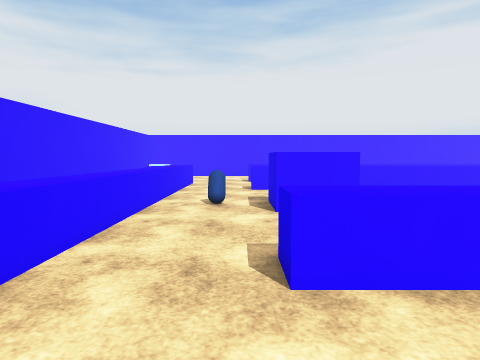
[1] (above)

14 first-person views from a walk through a Unity game level. The camera is 1.3 m above the floor, tilts 4° down and sees 75° across. The floor is counted in squares, 1 m on a side. Each view is taken from the middle of a square. On the plan, view 1 faces up. The plan holds only what a view shows up to about 14 squares ahead; the rest is blank. The player is left out. Surface patterns are stand-ins for the level's own textures.

[2]
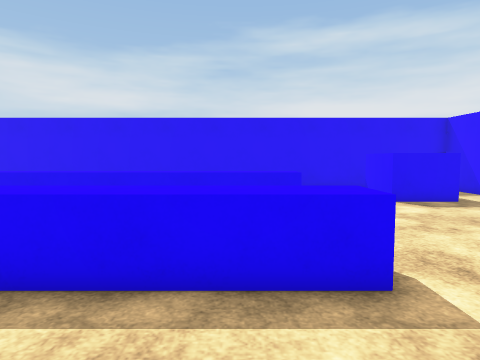

[3]
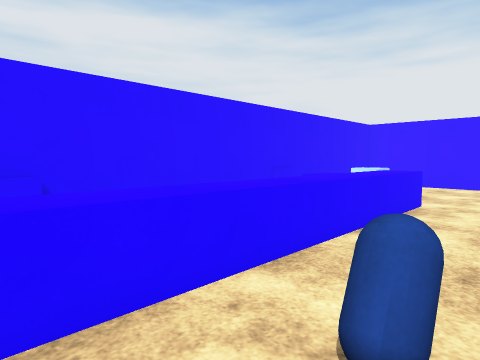

[4]
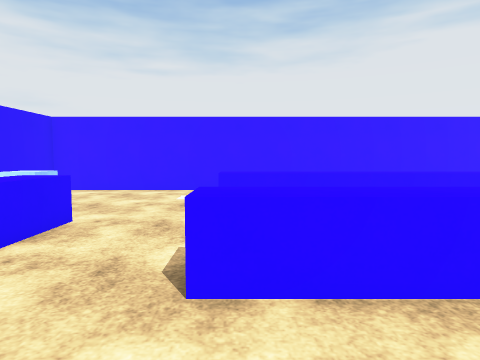

[5]
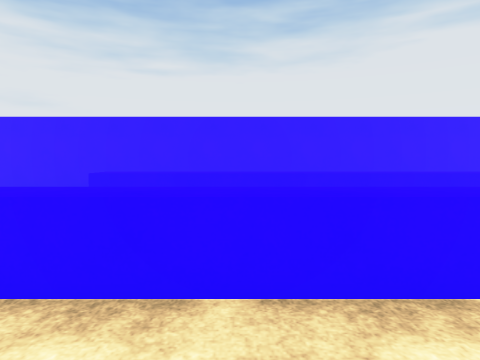

[6]
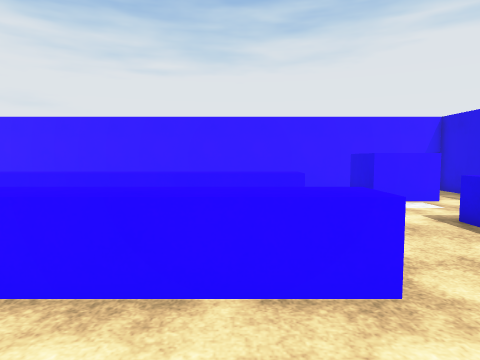

[7]
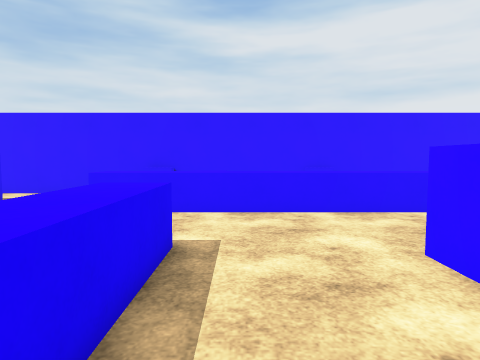

[8]
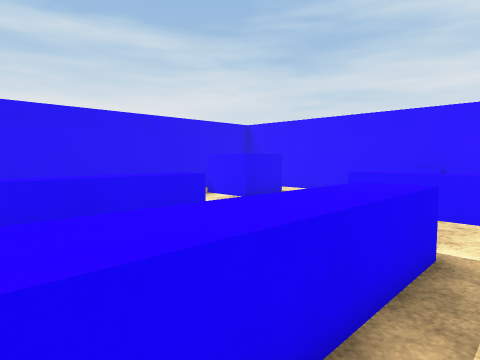

[9]
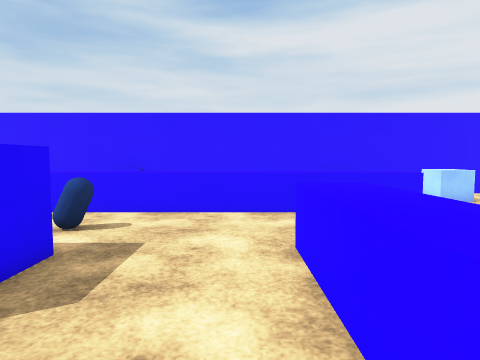

[10]
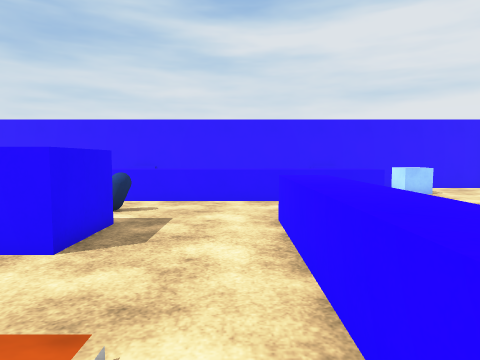

[11]
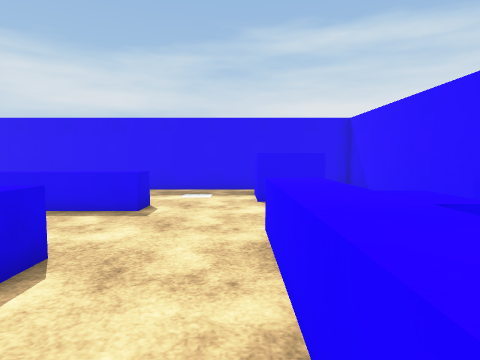

[12]
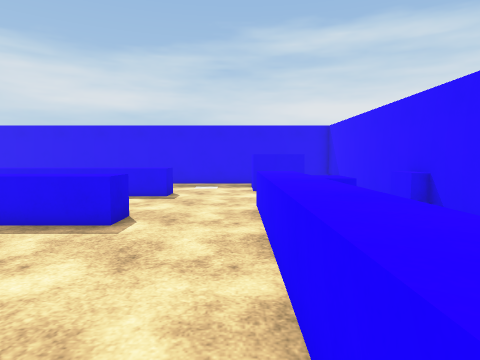

[13]
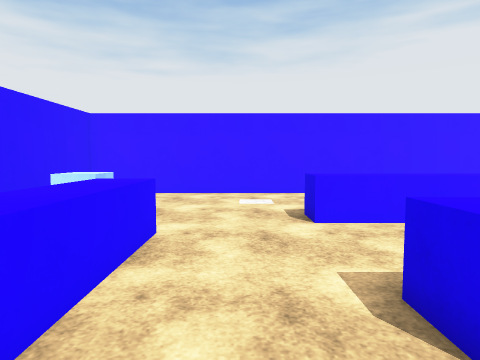

[14]
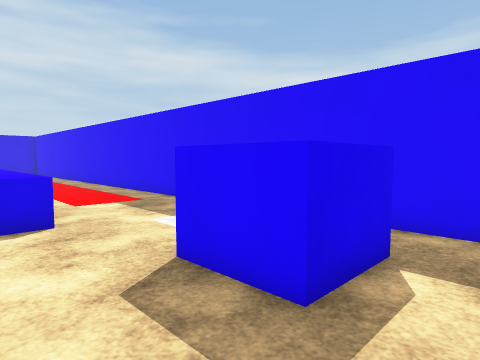

### Floor plan
Key: @ floor where view 1 was taken; # wall or solid block; . floor; ≈ lava the walk keeps out of; ^ raised ledge; C capsule; B blue cube; O other object.
Columns run from 7 left of view 1 to 22 right of it. Each row starts with its distance up from view 1.
 23 ##############################
 22 #........                    #
 21 #........                B  .#
 20 #........                BBB.
 19 # BB.....                 ..
 18 # BB....^^^^^^^^^^^^^^^  ...
 17 #   ....^^^^^^^^^^^^^^^  ..
 16 BB  ^.....              ..
 15 #B  ^....               ..
 14 #  OO...^^^^^^^   ^^^^^..
 13 #  OO...^^^^^^^^^^^^^^^..
 12 #   ^..........    .....
 11 #   ^.......≈
 10 #   ^.......≈        .
  9 #   ^.C.BBB.
  8 BB  ^...BBB
  7 #   ^......
  6 #   ^......
  5 #   B........
  4 #  BB...^^^^^
  3 #   ^...^^^^^
  2 BB  ^.....
  1 #   ......
  0 #. ....@..
 -1 # ......^^^^^^^^
 -2 #..BB.......
 -3 #..BB..........
 -4 #..BB............
 -5 #................
 -6 ####################

Where each view was taken, in squares from view 1:
view 1: 0 up, 0 right, facing up
view 2: 7 up, 2 right, facing down
view 3: 7 up, 0 right, facing up-left
view 4: 10 up, 1 right, facing up
view 5: 10 up, 4 right, facing up
view 6: 10 up, 14 right, facing up
view 7: 5 up, 5 right, facing left
view 8: 5 up, 5 right, facing down-left
view 9: 12 up, 5 right, facing left
view 10: 12 up, 7 right, facing left
view 11: 7 up, 2 left, facing down
view 12: 10 up, 2 left, facing down
view 13: 11 up, 1 left, facing up
view 14: 0 up, 6 left, facing down-right
